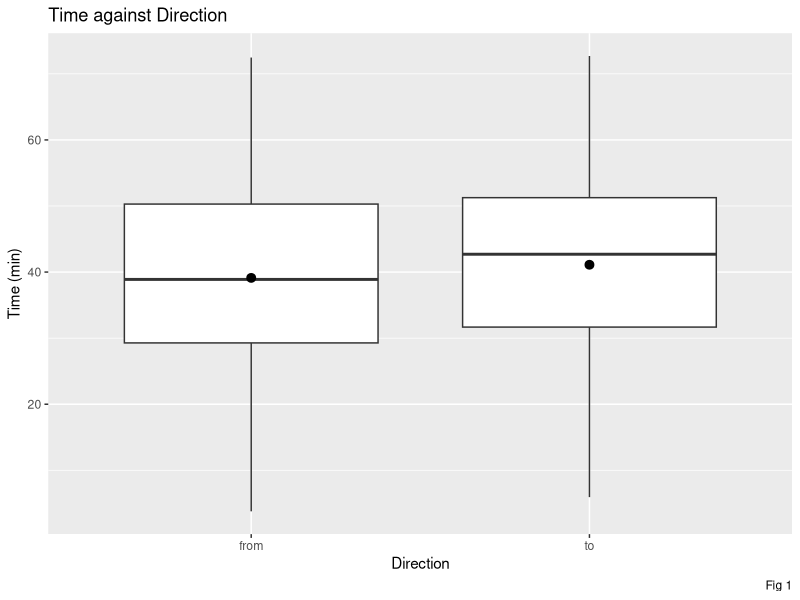
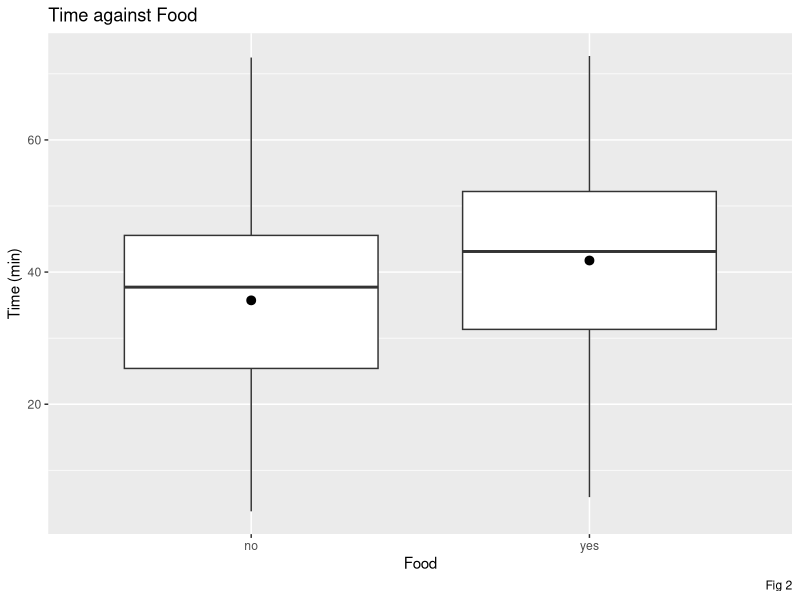
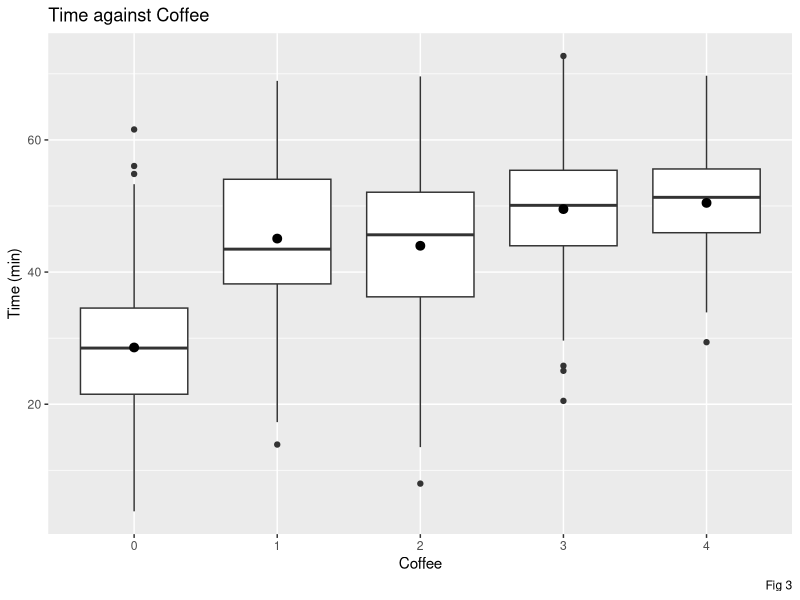
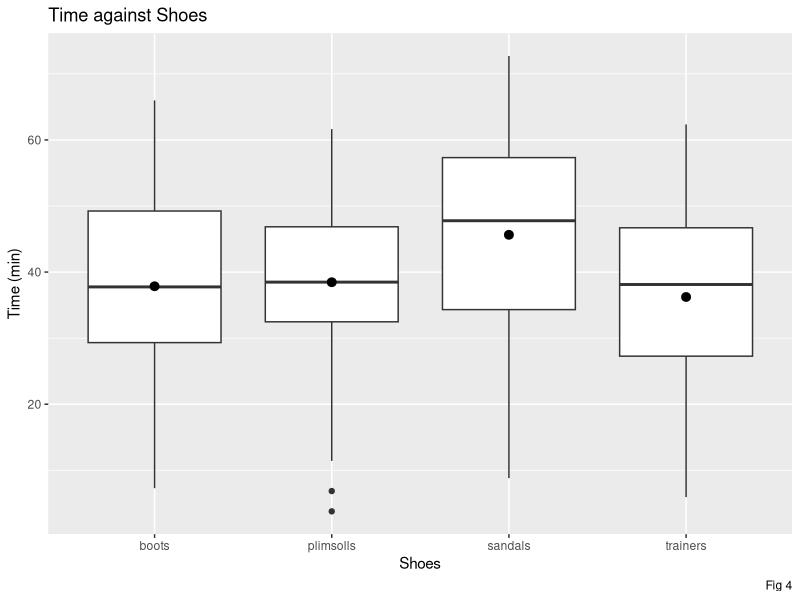
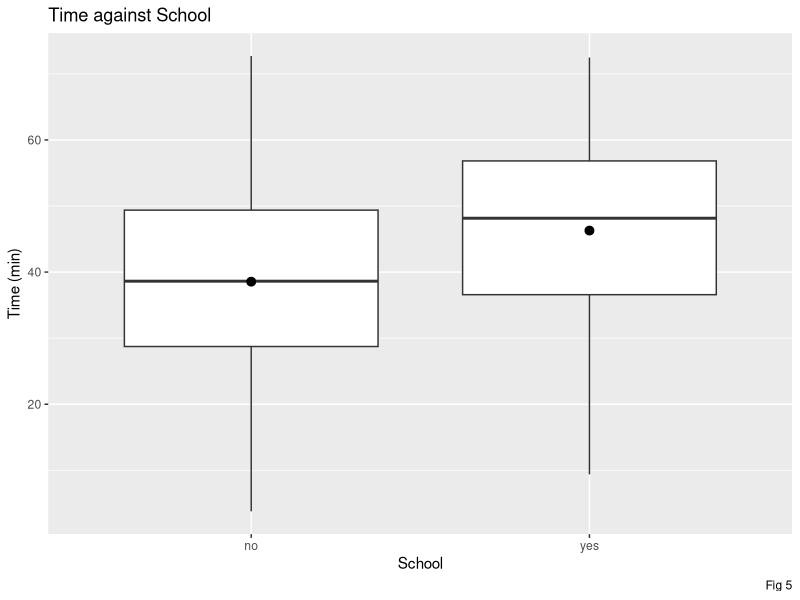
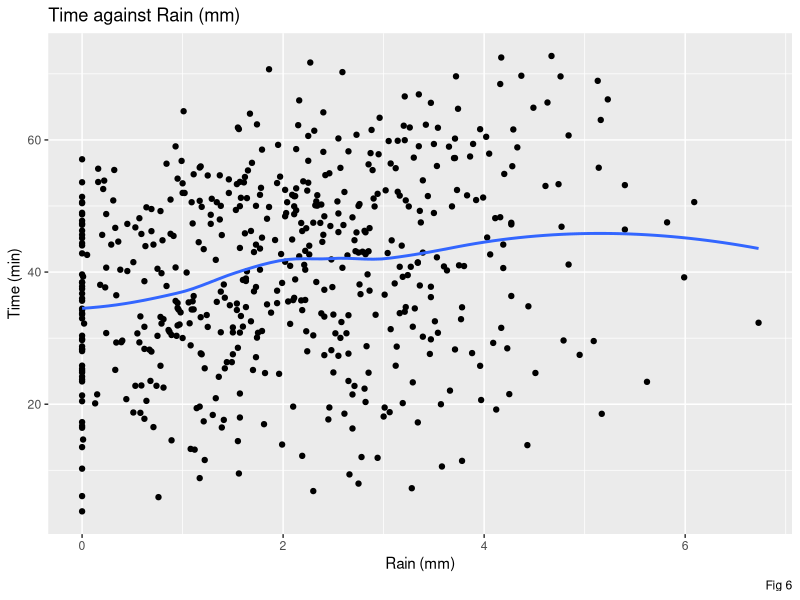
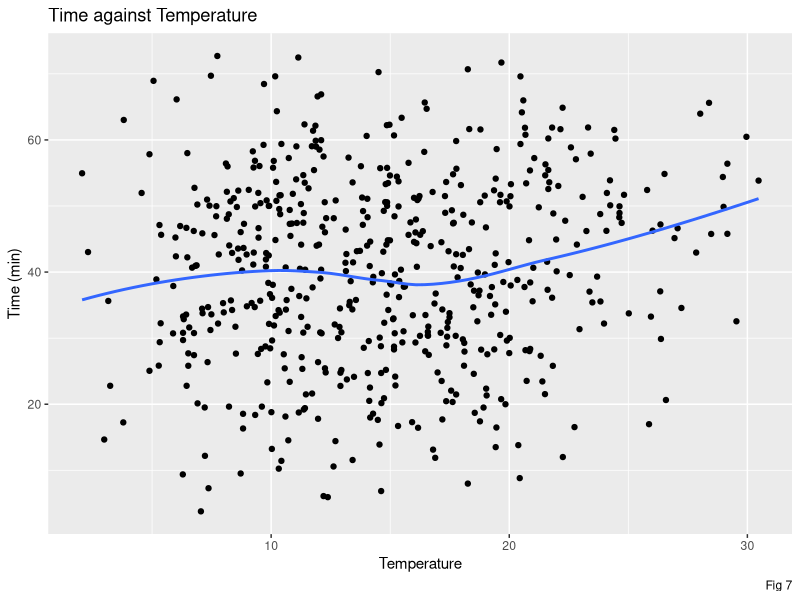
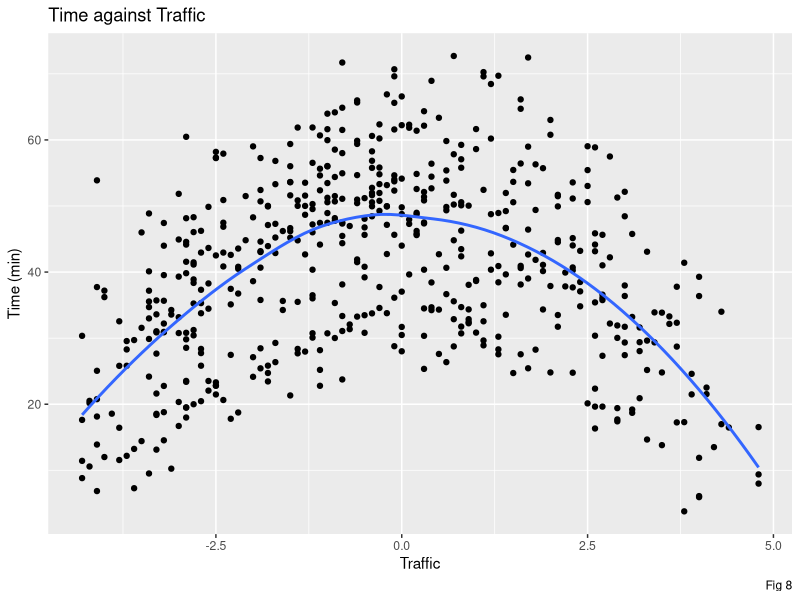

Recreate these plots in R, in order.
## ---- chunk 1
library(ggplot2)
library(gridExtra)
library(tidyverse)
## ---- chunk 2
knitr::opts_chunk$set(echo = FALSE)
knitr::opts_chunk$set(warning = FALSE, message = FALSE) 

## ---- chunk 3
setwd("~/Documents/Stat0006/ICA")
commute <- read.csv("commute.csv")
commute = na.omit(commute)
commute = commute[commute$time >= 0, ]

#utility functions


calc_rmse <- function(model){
  return(
    sqrt(mean((commute$time-predict(model, newdata=commute))^2)
  ))
}


add_labels <- function(title="", x, y="Time (min)"){
  
  t = title
  if (title=="") {
    t = str_glue("Time against", x, .sep=" ")
  }
  
  return(
    labs(
      title = t ,
      x = x,
      y = y
    )
  )
}

plot_obs_vs_pred <- function(model, title){
  
  return(
  data.frame(
  observed = commute$time,
  predicted = fitted.values(model)
) %>% 
  ggplot(
    aes(predicted, observed), 
  ) + add_labels(
    title = title,
    x = "Predicted Time (min)",
    y = "Observed Time (min)"
  ) + geom_point() + geom_abline(intercept=0, slope=1, col="red")
)
}
## ---- chunk 4
commute %>% 
  ggplot(
    aes(direction, time) 
  ) + geom_boxplot() + add_labels(
    x = "Direction"
  ) + stat_summary(fun = "mean") + labs(caption = "Fig 1")
## ---- chunk 5
commute %>% 
  ggplot(
    aes(food, time) 
  ) + geom_boxplot() + add_labels(
    x = "Food"
  ) + stat_summary(fun = "mean") + labs(caption = "Fig 2")
## ---- chunk 6

coffee <- commute %>% 
  ggplot(
    aes(as.factor(coffee), time) 
  ) + geom_boxplot() + add_labels(
    x = "Coffee"
  ) + stat_summary(fun = "mean") + labs(caption = "Fig 3")

coffee

## ---- chunk 7
commute %>% 
  ggplot(
    aes(shoes, time) 
  ) + geom_boxplot() + add_labels(
    x = "Shoes"
  ) + stat_summary(fun = "mean") + labs(caption = "Fig 4")
## ---- chunk 8
commute %>% 
  ggplot(
    aes(school, time) 
  ) + geom_boxplot() + add_labels(
    x = "School"
  ) + stat_summary(fun = "mean") + labs(caption = "Fig 5")
## ---- chunk 9

commute %>% 
  ggplot(
    aes(rain, time) 
  ) + geom_point() + add_labels(
    x = "Rain (mm)"
  ) + labs(caption = "Fig 6") + geom_smooth(se = FALSE)
## ---- chunk 10
commute %>% 
  ggplot(
    aes(temperature, time) 
  ) + geom_point() + add_labels(
    x = "Temperature"
  ) + labs(caption = "Fig 7") + geom_smooth(se=FALSE)
## ---- chunk 11
commute %>% 
  ggplot(
    aes(traffic, time) 
  ) + geom_point() + add_labels(
    x = "Traffic"
  )  + labs(caption = "Fig 8") + geom_smooth(se=FALSE)
## ---- chunk 12

model_1a <- lm(time~coffee, data = commute)
model_1b <- lm(time~as.factor(coffee), data = commute)

summary(model_1a)
summary(model_1b)

## ---- chunk 13

#plot predicted against actual, using model_1a to predict
plot1 <- plot_obs_vs_pred(
  model=model_1a,
  title = "Observed VS Predicted 
Commute Time using
Model 1a"
  ) + labs(caption = "Plot 1") + theme(plot.title=element_text(size=10))

#plot predicted against actual, using model_1b to predict
plot2 <- plot_obs_vs_pred(
  model = model_1b,
  title = "Observed VS Predicted 
Commute Time using
Model 1b"
  )+ labs(caption = "Plot 2") + theme(plot.title=element_text(size=10))

grid.arrange(plot1, plot2, coffee, ncol=3)

## ---- chunk 14

#generate predictions
plot.new()+grid.table(
      data.frame(
        Coffee = c(0, 1, 2, 3, 4),
        Model_1a_Predicted_Time = round(predict(model_1a, newdata=data.frame(coffee=c(0, 1, 2, 3, 4))), digit=2),
        Model_1b_Predicted_Time = round(predict(model_1b, newdata=data.frame(coffee=c(0, 1, 2, 3, 4))), digit=2)
      )
)

## ---- chunk 15
# 
# #generate table of RMSEs
# plot.new()+grid.table(
#       data.frame(
#         Model = c("1a", "1b"),
#         RMSE = c(calc_rmse(model_1a), calc_rmse(model_1b))
#       )
# )
## ---- chunk 16

model_2a <- lm(time~traffic, data = commute)
summary(model_2a)

commute %>% 
  ggplot(aes(traffic, time)) + add_labels(
    title="Scatter plot of Time Against Traffic",
    x = "Traffic",
    y = "Time (min)"
  ) +geom_point() + geom_abline(intercept=model_2a$coef[1], slope=model_2a$coef[2], col="red") + geom_smooth(se = FALSE) 

## ---- chunk 17

#t^2 ******* 
commute %>% 
  ggplot(aes(traffic^2, time)) + geom_point() + add_labels(
    title="Scatter plot of Time Against Traffic^2",
    x = "Traffic^2",
    y = "Time (min)"
  ) + geom_smooth(aes(col="blue"), se = FALSE) + geom_smooth(method="lm", aes(color="red"), se = FALSE) + 
  scale_colour_identity(breaks = c("blue", "red"),
                        labels = c("Trend line", "Regression line"),
                        guide = "legend",
                        name = "")


#log t+5
commute %>% 
  ggplot(aes(log(traffic^2 + 5), time)) + geom_point() + add_labels(
    title="Scatter plot of Time Against log(Traffic+5)",
    x = "log(Traffic+5)",
    y = "Time (min)"
  ) + geom_smooth(aes(col="blue"), se = FALSE) + geom_smooth(method="lm", aes(color="red"), se = FALSE) + 
  scale_colour_identity(breaks = c("blue", "red"),
                        labels = c("Trend line", "Regression line"),
                        guide = "legend",
                        name = "")

#sqrt t+5
commute %>% 
  ggplot(aes(sqrt(traffic^2 + 5), time)) + geom_point() + add_labels(
    title="Scatter plot of Time Against Sqrt(Traffic+5)",
    x = "sqrt(Traffic+5)",
    y = "Time (min)"
  ) + geom_smooth(aes(col="blue"), se = FALSE) + geom_smooth(method="lm", aes(color="red"), se = FALSE) + 
  scale_colour_identity(breaks = c("blue", "red"),
                        labels = c("Trend line", "Regression line"),
                        guide = "legend",
                        name = "")

## ---- chunk 18
traffic2 <- commute$traffic^2
model_2b <- lm(time~traffic2, data=commute)
summary(model_2a)
summary(model_2b)

# #DELETE CODE?????
# plot_obs_vs_pred(model_2a,
#                  title="Observed VS Predicted Commute Time using Model 2a")
# plot_obs_vs_pred(model_2b, 
#                  title="Observed VS Predicted Commute Time using Model 2b")
## ---- chunk 19

model_3 <- lm(
  time~as.factor(direction)+as.factor(food)+as.factor(shoes)+as.factor(school)+coffee+rain+temperature+traffic,
    data=commute
)

summary(model_3)


## ---- chunk 20

commute %>% 
  # filter(shoes=="trainers") %>% 
  ggplot(aes(rain, time, color=shoes)) + geom_point() + add_labels(
    title= "Scatter Plot of Time against Rain Segmented by Shoe types",
    x = "Rain (mm)",
    y = "Time (min)"
  )

## ---- chunk 21
model_4 <- lm(
  time~as.factor(direction)+as.factor(food)+as.factor(shoes)+as.factor(school)+coffee+rain+temperature+traffic + rain*as.factor(shoes),
    data=commute
)
summary(model_4)
## ---- chunk 22

# # intercepts
# int_boots <- model_4$coef[1]
# int_plimsolls <- int_boots + model_4$coef[4]
# int_sandals <- int_boots + model_4$coef[5]
# int_trainers <-int_boots + model_4$coef[6]
# 
# #slope coeffs
# coef_boots <- model_4$coef[9] 
# coef_plimsolls <- coef_boots + model_4$coef[12]
# coef_sandals <- coef_boots + model_4$coef[13] 
# coef_trainers <- coef_boots + model_4$coef[14]
# 
# #regression lines
# line_boots = geom_abline(slope = coef_boots, intercept = int_boots, color="brown1")
# line_plimsolls = geom_abline(slope = coef_plimsolls, intercept = int_plimsolls, color="chartreuse3")
# line_sandals = geom_abline(slope = coef_sandals, intercept = int_sandals, color="darkturquoise")
# line_trainers = geom_abline(slope = coef_trainers, intercept = int_trainers, color="purple") 
# 


commute %>% 
  # filter(shoes=="sandals") %>%
  ggplot(aes(rain, time, color=shoes)) + geom_point() + add_labels(
    title= "Scatter Plot of Time against Rain Segmented by Shoe types
with Regression lines for each Shoe type",
    x = "Rain (mm)",
    y = "Time (min)"
  ) + geom_smooth(method = "lm", se = FALSE) 

## ---- chunk 23
model_5 <- lm(
  time~as.factor(direction)+as.factor(food)+as.factor(shoes)+as.factor(school)+as.factor(coffee)+rain+temperature+traffic^2 + rain*as.factor(shoes), data=commute
)
summary(model_5)

## ---- chunk 24

plot_obs_vs_pred(model_3,
  title = "Observed VS Predicted Commute Time using Model 3"
)
plot_obs_vs_pred(model_4,
  title = "Observed VS Predicted Commute Time using Model 4"
)
plot_obs_vs_pred(model_5,
  title = "Observed VS Predicted Commute Time using Model 5"
)
## ---- chunk 25
plot.new()+grid.table(
      data.frame(
        Model = c("3", "4", "5"),
        RMSE = c(calc_rmse(model_3), calc_rmse(model_4), calc_rmse(model_5))
      )
)

